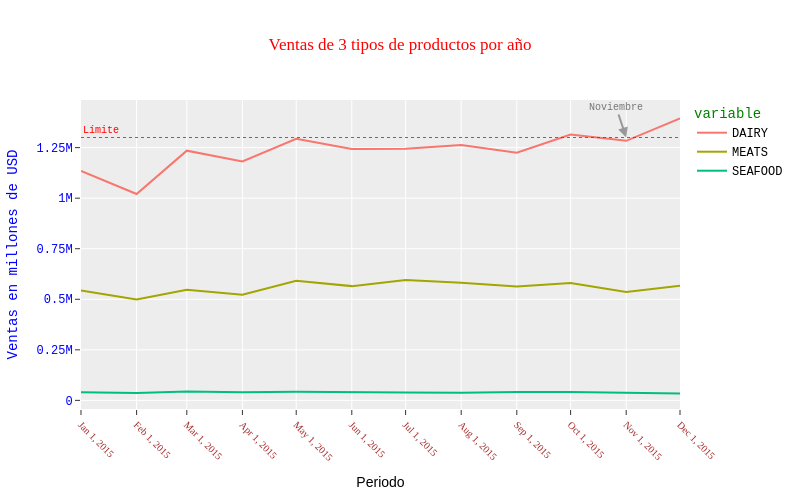

The cell this chart's notebook holds for it:
### Code cell
# Plotly
fig = px.line(
    df, 
    width=800,
    height=500,
    template='ggplot2',
    title='Ventas de 3 tipos de productos por año'
)

# Aquí se define los estilos del texto global
fig.update_layout(
    xaxis_title = 'Periodo',
    yaxis_title = 'Ventas en millones de USD',
    font_color = 'blue',
    font_family = 'Courier New',
    legend_font_color = 'black',
    legend_title_font_color = 'green',
    title_font_color = 'red',
    title_font_family = 'Times New Roman'
)

# Aquí se hacen las modificaciones más específicas 
fig.update_xaxes(
    tickangle = 45,
    tickvals = df.index.values,
    tickmode = 'array',
    title_font_family = 'Arial',
    title_font_color = 'black',
    # Estos son estilos de los ticks
    tickfont = {
        'family' : 'Rockwell',
        'color' : 'brown',
        'size' : 10
    }
)

fig.update_yaxes(
    dtick = 250000
)

fig.add_annotation(
    x = '2015-11',
    y = 1300000,
    text='Noviembre',
    opacity = 0.5,
    font = {
        'size' : 10,
        'color' : 'black'
    },
    showarrow = True,
    arrowsize = 1,
    arrowwidth = 2, 
    arrowhead = 2 # 0 al 8, que indica el tipo de la flecha
)

# Aquí se agregan las anotaciones directamente en la función
fig.add_hline(
    y = 1300000,
    annotation_text = 'Límite',
    annotation_position = 'top left',
    annotation_font_color = 'red',
    annotation_font_size = 10,
    line_dash = 'dot',
    opacity = 0.8,
    line_width = 1,
    line_color = 'red'
)

fig.show()

### Figure 1 — Plotly figure (JSON) as saved in the notebook; plotly's stock layout.template omitted (floating-point values rounded to 4 significant figures)
{"data": [{"hovertemplate": "variable=DAIRY<br>fecha=%{x}<br>value=%{y}<extra></extra>", "legendgroup": "DAIRY", "line": {"color": "#F8766D", "dash": "solid"}, "marker": {"symbol": "circle"}, "mode": "lines", "name": "DAIRY", "orientation": "v", "showlegend": true, "type": "scatter", "x": ["2015-01", "2015-02", "2015-03", "2015-04", "2015-05", "2015-06", "2015-07", "2015-08", "2015-09", "2015-10", "2015-11", "2015-12"], "xaxis": "x", "y": [1134521, 1020747, 1234851, 1181180, 1293308, 1243588, 1244815, 1263428, 1224619, 1314827, 1283672, 1394582], "yaxis": "y"}, {"hovertemplate": "variable=MEATS<br>fecha=%{x}<br>value=%{y}<extra></extra>", "legendgroup": "MEATS", "line": {"color": "#A3A500", "dash": "solid"}, "marker": {"symbol": "circle"}, "mode": "lines", "name": "MEATS", "orientation": "v", "showlegend": true, "type": "scatter", "x": ["2015-01", "2015-02", "2015-03", "2015-04", "2015-05", "2015-06", "2015-07", "2015-08", "2015-09", "2015-10", "2015-11", "2015-12"], "xaxis": "x", "y": [543100.0, 498700.0, 546500.0, 522300.0, 591700.0, 565000.0, 594900.0, 581200.0, 562700.0, 580800.0, 535900.0, 567400.0], "yaxis": "y"}, {"hovertemplate": "variable=SEAFOOD<br>fecha=%{x}<br>value=%{y}<extra></extra>", "legendgroup": "SEAFOOD", "line": {"color": "#00BF7D", "dash": "solid"}, "marker": {"symbol": "circle"}, "mode": "lines", "name": "SEAFOOD", "orientation": "v", "showlegend": true, "type": "scatter", "x": ["2015-01", "2015-02", "2015-03", "2015-04", "2015-05", "2015-06", "2015-07", "2015-08", "2015-09", "2015-10", "2015-11", "2015-12"], "xaxis": "x", "y": [40470.0, 36070.0, 43810.0, 39980.0, 42510.0, 38780.0, 38540.0, 37770.0, 41910.0, 41420.0, 38820.0, 33730.0], "yaxis": "y"}], "layout": {"annotations": [{"arrowhead": 2, "arrowsize": 1, "arrowwidth": 2, "font": {"color": "black", "size": 10}, "opacity": 0.5, "showarrow": true, "text": "Noviembre", "x": "2015-11", "y": 1300000}, {"font": {"color": "red", "size": 10}, "showarrow": false, "text": "Límite", "x": 0, "xanchor": "left", "xref": "x domain", "y": 1300000, "yanchor": "bottom", "yref": "y"}], "font": {"color": "blue", "family": "Courier New"}, "height": 500, "legend": {"font": {"color": "black"}, "title": {"font": {"color": "green"}, "text": "variable"}, "tracegroupgap": 0}, "shapes": [{"line": {"color": "red", "dash": "dot", "width": 1}, "opacity": 0.8, "type": "line", "x0": 0, "x1": 1, "xref": "x domain", "y0": 1300000, "y1": 1300000, "yref": "y"}], "title": {"font": {"color": "red", "family": "Times New Roman"}, "text": "Ventas de 3 tipos de productos por año"}, "width": 800, "xaxis": {"anchor": "y", "domain": [0, 1], "tickangle": 45, "tickfont": {"color": "brown", "family": "Rockwell", "size": 10}, "tickmode": "array", "tickvals": ["2015-01", "2015-02", "2015-03", "2015-04", "2015-05", "2015-06", "2015-07", "2015-08", "2015-09", "2015-10", "2015-11", "2015-12"], "title": {"font": {"color": "black", "family": "Arial"}, "text": "Periodo"}}, "yaxis": {"anchor": "x", "domain": [0, 1], "dtick": 250000, "title": {"text": "Ventas en millones de USD"}}}}
